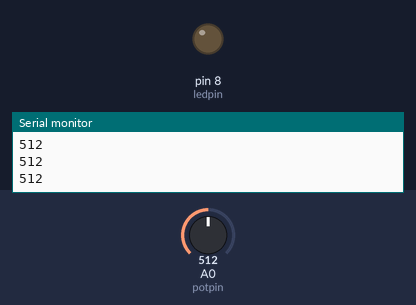
Bench run of a sketch on a simulated Arduino Uno, built with avr-gcc and run on an emulated ATmega328P. Shown: output pins drawn as LEDs (lit = HIGH), the last lines printed to the serial monitor. The test bench sets the inputs (shaded band); at power-on: A0 (potpin) = 512.

Above: at 1.2 s.
1.3 s: A0 (potpin) set to 524
At 1.7 s:
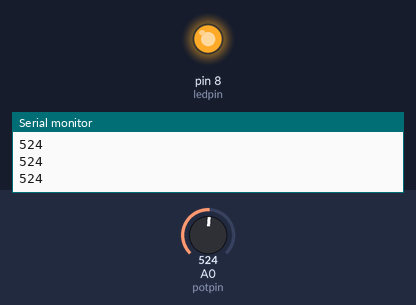
2.8 s: A0 (potpin) set to 511
At 4.0 s:
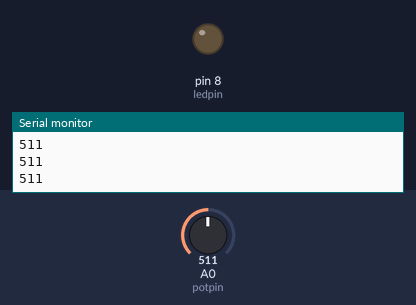
4.3 s: A0 (potpin) set to 716
At 5.2 s:
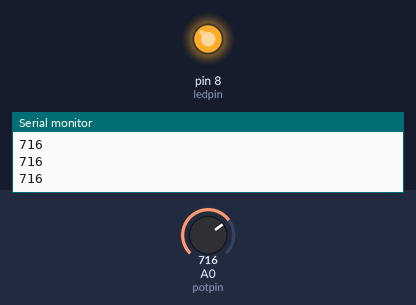
Timing chart, 0 to 7.3 s (numbered marks = the images above; inputs shaded):
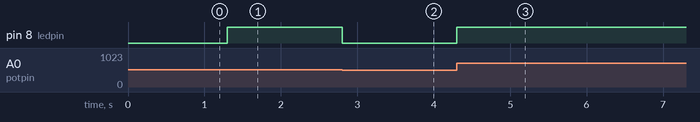

The sketch:

LedPote.ino
```cpp
int potpin=0;
int ledpin=8;
int val=0;
int brillo;


void setup() {
  pinMode(ledpin , OUTPUT);
  pinMode(potpin , INPUT);
  Serial.begin(9600);

}

void loop() {
  val=analogRead(potpin);
  brillo=map(val , 0 , 1023 , 0 , 255);
  analogWrite(ledpin , brillo);
  Serial.println(val);

}
```

Measured:
- the behaviour switches between 513 and 514 on A0 (potpin) (found by bisection; images 0 and 1)
- after the input at 1.3 s, pin 8 (ledpin): LOW → HIGH at once
- after the input at 2.8 s, pin 8 (ledpin): HIGH → LOW at once
- after the input at 4.3 s, pin 8 (ledpin): LOW → HIGH at once
